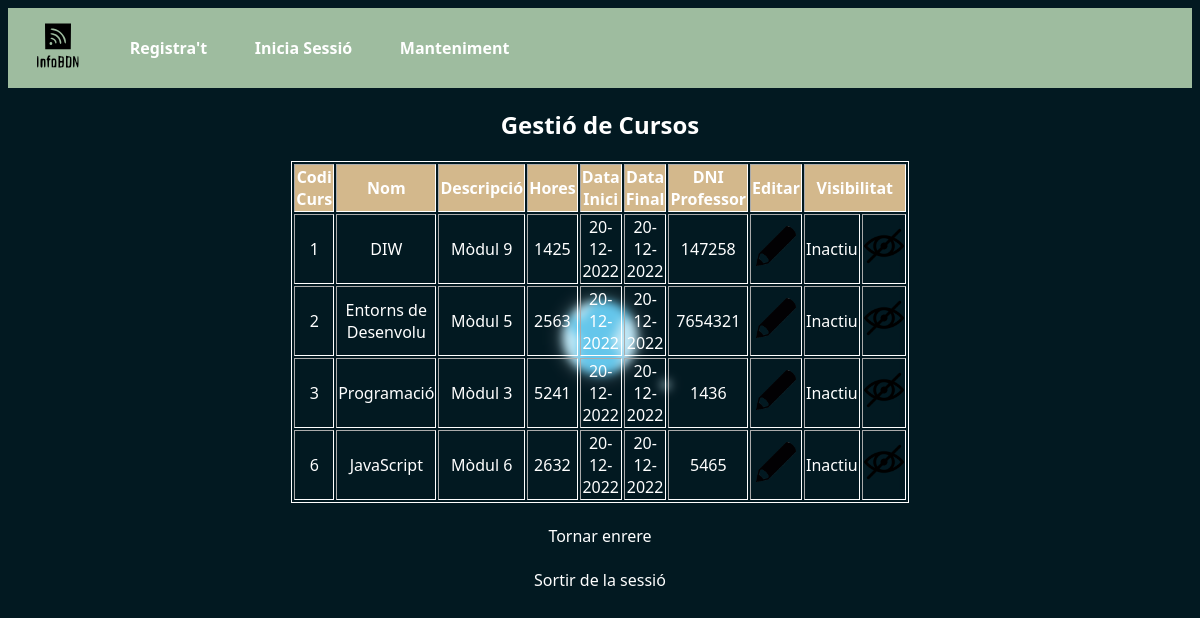
The page /index.php?controller=Curs&action=showCursos (signed in) on the database its author committed.
### tables this page shows
CREATE TABLE `cursos` (
  `codi_curs` int(100) NOT NULL,
  `nom` varchar(20) NOT NULL,
  `descripcio` varchar(100) NOT NULL,
  `hores` int(255) NOT NULL,
  `data_inici` date NOT NULL,
  `data_final` date NOT NULL,
  `dni_professor` varchar(100) DEFAULT NULL,
  `visible` tinyint(1) NOT NULL
);

### controllers/CursController.php (called while the page is built, shortened)
<?php
require "models/curs.php";
class CursController
{
    public function showCursos()
    {
        $curs = new Curs();
        $catalogo = $curs->taulaCursos();
        require_once "views/admin/mostrarCursos.php";
    }
}

### models/database.php (called while the page is built, shortened)
<?php
class Database{
    public function __construct(){
        $servername = "localhost";
        $dbname= "infobdn";
        $username = "root";
        $password = "";
        try{
		$this->db = new PDO("mysql:host=$servername;dbname=$dbname",$username, $password);
        }
        catch(PDOException $error)
        {
            echo "Connection failed: ". $error->getMessage();
        }
    }
}

### models/curs.php (called while the page is built, shortened)
<?php
require_once("database.php");
class Curs extends Database
{
    public function taulaCursos()
    {
        $consulta = $this->db->prepare("SELECT * FROM cursos");
        $consulta->execute();
        $curs = $consulta->fetchAll();
        return $curs;
    }
}

### views/admin/mostrarCursos.php (the view)
<h2>Gestió de Cursos</h2>
    <table border="1" class="taula">
        <tr class="titols">
            <td>Codi Curs</td>
            <td>Nom</td>
            <td>Descripció</td>
            <td>Hores</td>
            <td>Data Inici</td>
            <td>Data Final</td>
            <td>DNI Professor</td>
            <td>Editar</td>
            <td colspan="2">Visibilitat</td>
        </tr>
    <?php
    foreach($catalogo as $curs){
        echo "<tr style='color:white;'>";
            echo "<td>".$curs['codi_curs']."</td>";
            echo "<td>".$curs['nom']."</td>";
            echo "<td>".$curs['descripcio']."</td>";
            echo "<td>".$curs['hores']."</td>";
            $objeto_DateTime = date_create_from_format('Y-m-d', $curs['data_inici']);
            $nuevo_objeto_DateTime = date_format($objeto_DateTime, 'd-m-Y');
            echo "<td>".$nuevo_objeto_DateTime."</td>";
            echo "<td>".$nuevo_objeto_DateTime."</td>";
            echo "<td>".$curs['dni_professor']."</td>";
            echo "<td><a href='editarcurs.php?codi_curs=".$curs['codi_curs']."'><img src='img/lapiz.png' height='40px' width='40px' alt='llapis'></a></td>";
            if($curs['visible']==="1"){
                echo "<td>Actiu</td>";
                echo "<td><a href='index.php?controller=Admin&action=desactivarCurs&id=".$curs['codi_curs']."'><img src='img/pngwing.png' height='40px' width='40px' alt='on'></a></td>";
            }else{
                echo "<td>Inactiu</td>";
                echo "<td><a href='index.php?controller=Admin&action=activarCurs&id=".$curs['codi_curs']."'><img src='img/pngnowing.png' height='40px' width='40px' alt='off'></a></td>";
            }
        echo "</tr>";
    }
    ?>
</table>
<br>
<div class="alta">
    <a href="index.php?controller=Admin&action=mostrarMenu">Tornar enrere</a>
    <br></br>
    <a href="index.php?controller=Login&action=sortirSessio">Sortir de la sessió</a>
</div>

### styles/login.css (style rules this page uses)
* { font-family:'Segoe UI', Tahoma, Verdana, sans-serif; color: white !important; }
body { background-image: url("../img/fondo.jpg"); background-size: 100%; position: relative; }
h2 { text-align: center; color: white; }
::placeholder { color: white; font-size: 15px; }
.taula { border: 1px solid white; width: 50%; text-align: center; margin: auto; backdrop-filter: blur(5px); }
header { align-items: center; background-color: #9EBC9F; height: 80px; display: flex; width: 100%; }
nav { text-decoration: none; width: 100%; font-weight: bold; }
.menu { padding-left: 2%; padding-right: 2%; align-items: center; text-decoration: none; }
.logo { height: 100px; width: 100px; }
.alta { width: 100%; margin: auto; text-align: center; }
a:link { color: white; text-decoration: none; }
.titols { background-color: #D3B88C; font-weight: bold; color: white; }

### rows shown on the page
cursos: codi_curs "1", nom "DIW", descripcio "Mòdul 9", hores "1425", data_inici "20-12-2022", dni_professor "147258", visible 1 (drawn)
cursos: codi_curs "2", nom "Entorns de Desenvolu", descripcio "Mòdul 5", hores "2563", data_inici "20-12-2022", dni_professor "7654321", visible 1 (drawn)
cursos: codi_curs "3", nom "Programació", descripcio "Mòdul 3", hores "5241", data_inici "20-12-2022", dni_professor "1436", visible 1 (drawn)
cursos: codi_curs "6", nom "JavaScript", descripcio "Mòdul 6", hores "2632", data_inici "20-12-2022", dni_professor "5465", visible 1 (drawn)
